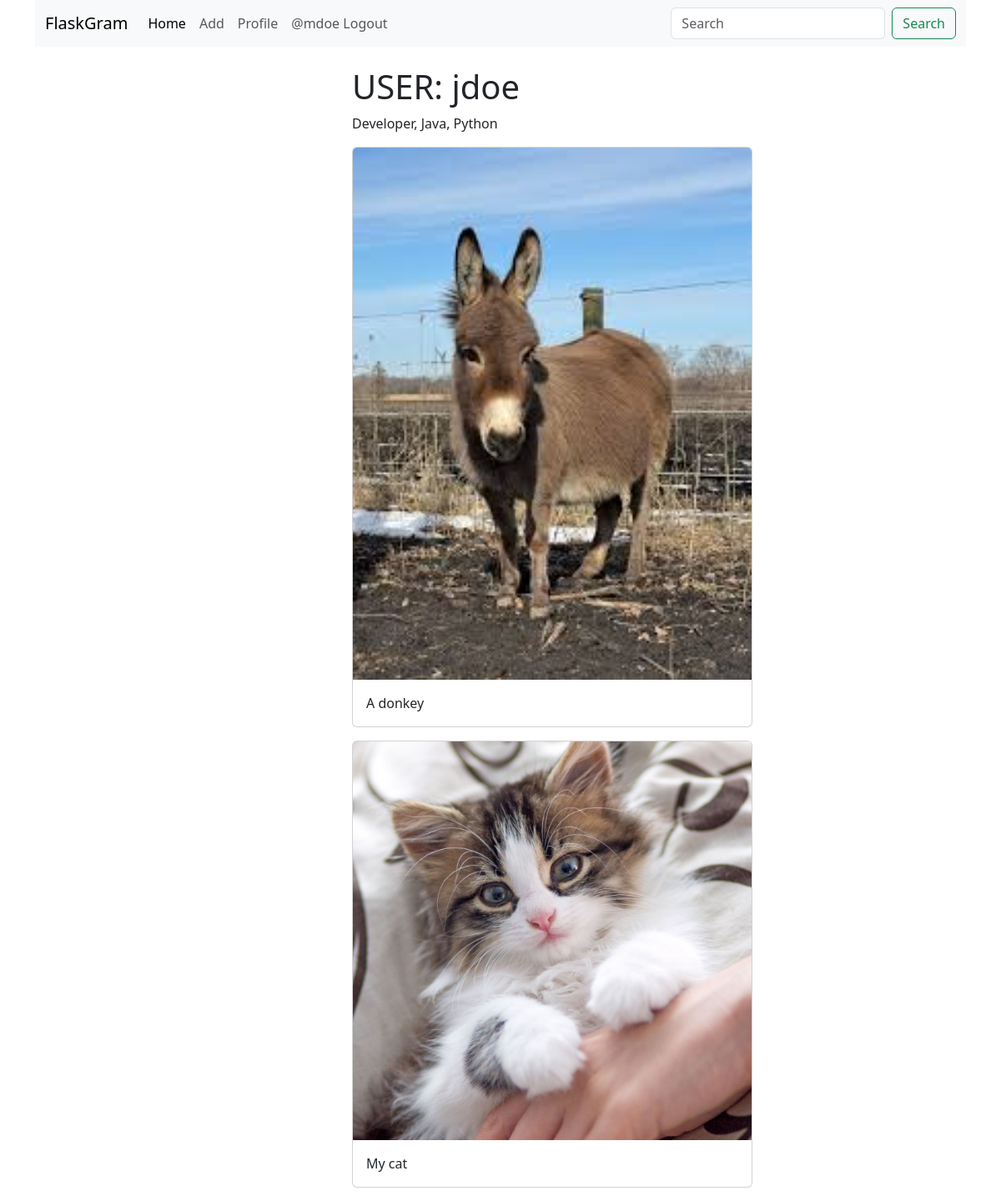
Screenshot of /user/1 (signed in) with the database file from the repository.
### tables this page shows
CREATE TABLE users (
    id INTEGER PRIMARY KEY AUTOINCREMENT,
    username TEXT UNIQUE NOT NULL,
    password TEXT NOT NULL,
    description TEXT, 
    created_at TIMESTAMP NOT NULL
);

CREATE TABLE posts (
    id INTEGER PRIMARY KEY AUTOINCREMENT,
    content TEXT NOT NULL,
    image TEXT NOT NULL,
    created_at TIMESTAMP NOT NULL, 
    users_id INTEGER NOT NULL, likes integer default 0,
    FOREIGN KEY (users_id) REFERENCES users (id) 
);

### app.py (the view)
@app.route('/user/<int:uid>')
def user_page(uid):
    db = get_db_connection()
    user = db.execute("SELECT * FROM users WHERE id=?", (uid,)).fetchone()
    if user is None:
        abort(404)
    posts = db.execute("SELECT * FROM posts WHERE users_id=? ORDER BY created_at DESC",
                       (uid,)).fetchall()
    return render_template('user.html', user=user, posts=posts)

### app.py (called while the page is built)
def get_db_connection():
    if 'db' not in g:
        g.db = sqlite3.connect(app.config['DATABASE'])
        g.db.row_factory = sqlite3.Row
    return g.db

@app.before_request
def load_logged_in_user():
    user_id = session.get('user_id')
    if user_id is None:
        g.user = None
    else:
        db = get_db_connection()
        g.user = db.execute("SELECT * FROM users WHERE id=?", (user_id,)).fetchone()

### templates/user.html
{% extends 'base.html' %}
{% block content %}
    <div class="row">
        <div class="col-md-4 mx-auto">
            <h1>USER: {{ user['username'] }}</h1>
            <p>{{ user['description'] }}</p>
            {% for row in posts %}
                <div class="card mb-3" style="width: 30rem;">
                    <img src="/static/uploads/{{ row['image'] }}" class="card-img-top" alt="...">
                <div class="card-body">
                    <p class="card-text">{{ row['content'] }}</p>
                </div>
                </div>
            {% endfor %}
        </div>
    </div>
{% endblock %}

### templates/base.html (shortened to what this page needs)
<!DOCTYPE html>
<html lang="en">
<head>
    <link href="https://cdn.jsdelivr.net/npm/bootstrap@5.3.6/dist/css/bootstrap.min.css" rel="stylesheet">
    <link rel="stylesheet" href="https://cdnjs.cloudflare.com/ajax/libs/font-awesome/6.7.2/css/all.min.css" />
</head>
<body>
    <div class="container">
        <nav class="navbar navbar-expand-lg bg-body-tertiary">
            <div class="container-fluid">
                <a class="navbar-brand" href="#">FlaskGram</a>
                <div class="collapse navbar-collapse" id="navbarSupportedContent">
                <ul class="navbar-nav me-auto mb-2 mb-lg-0">
                    <li class="nav-item">
                    <a class="nav-link active" aria-current="page" href="#">Home</a>
                    </li>
                    {% if g.user %}
                    <li class="nav-item">
                    <a class="nav-link" href="/create">Add</a>
                    </li>
                    <li class="nav-item">
                    <a class="nav-link" href="/profile">Profile</a>
                    </li>
                    <li class="nav-item">
                    <a class="nav-link" href="/logout">@{{ g.user['username'] }} Logout</a>
                    </li>
                    {% endif %}
                </ul>
                <form class="d-flex" role="search" action="/search" method="post">
                    <input name="search_term" class="form-control me-2" type="search" placeholder="Search" aria-label="Search"/>
                    <button class="btn btn-outline-success" type="submit">Search</button>
                </form>
                </div>
            </div>
        </nav>
        <div class="mt-4">
            {% block content %}{% endblock %}
        </div>
    </div>
</body>
</html>

### rows the page displays
users: user.username "mdoe"
users: username "jdoe", description "Developer, Java, Python"
posts: image (picture), content "A donkey"
posts: image (picture), content "My cat"
